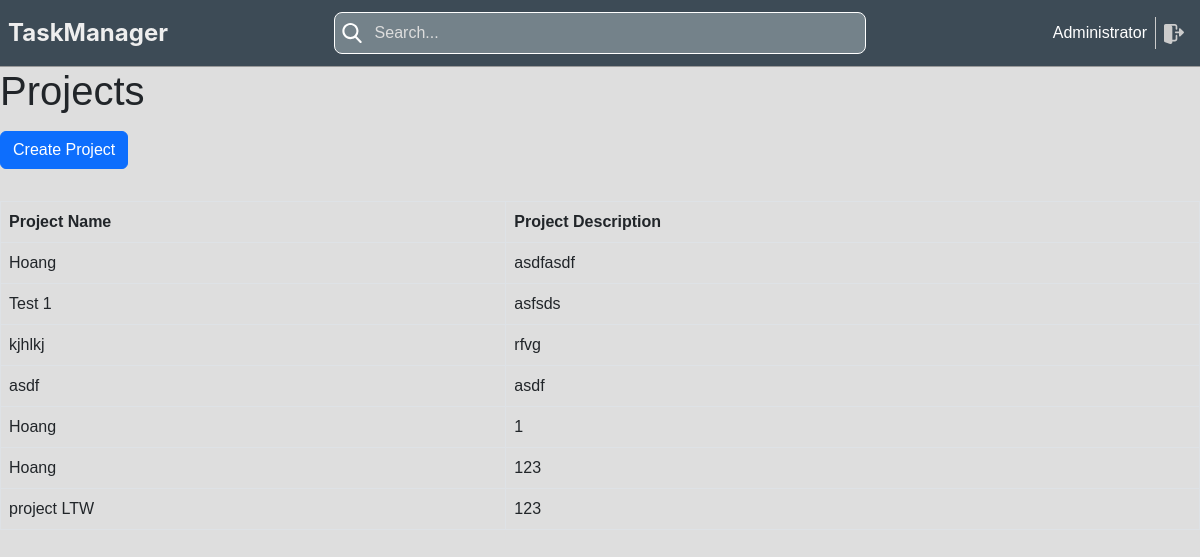
/projects/ (signed in), run on an earlier commit of the app's database.
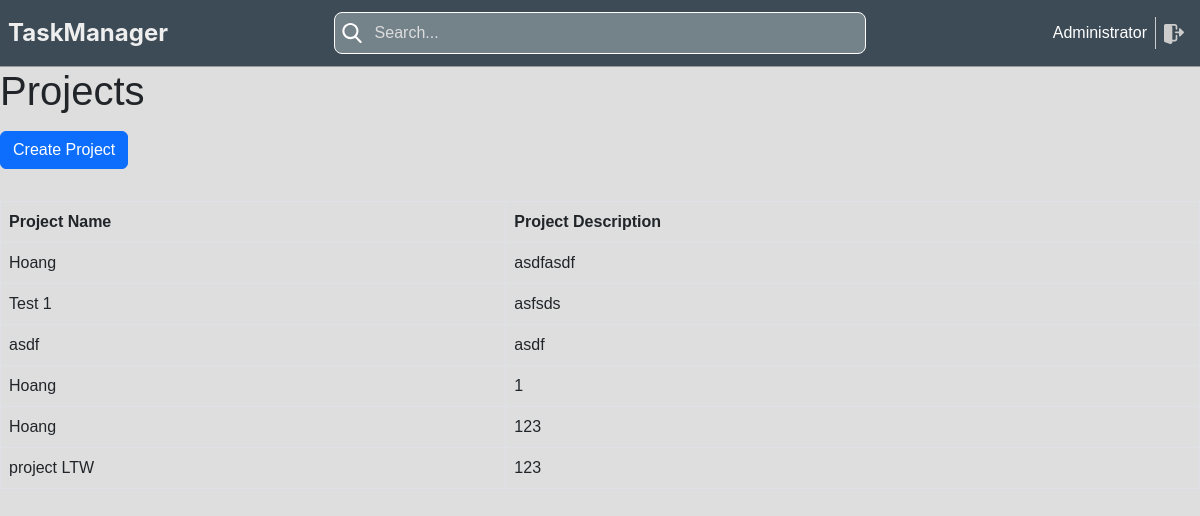
And on a later commit of the database.
### task_management/models.py (models this page shows, shortened)
class User(db.Model, UserMixin):
    __tablename__ = 'user'
    id = db.Column(db.Integer, primary_key=True)
    name = db.Column(db.String(100))
    username = db.Column(db.String(100), nullable=False)
    password_hashed = db.Column(db.String(100), nullable=False)
    active = db.Column(db.Boolean, default=True)
    phone = db.Column(db.String(100))
    email = db.Column(db.String(100))
    created_at = db.Column(db.DateTime, default=db.func.current_timestamp())
    updated_at = db.Column(db.DateTime, default=db.func.current_timestamp())
    create_uid = db.Column(db.Integer, default=0)
    write_uid = db.Column(db.Integer, default=0)
    is_admin = db.Column(db.Boolean, default=False)
    db.UniqueConstraint(username, email)
    @property  # Decorator này dùng để tạo ra một thuộc tính giả
    def password(self):
        if self.password_hashed is not None:
            return None
        return self.password

class Project(db.Model):
    __tablename__ = 'project'
    id = db.Column(db.Integer, primary_key=True)
    name = db.Column(db.String(255))
    description = db.Column(db.Text)
    status = db.Column(db.String(100))
    active = db.Column(db.Boolean, default=True)
    sequence = db.Column(db.Integer)
    manager_id = db.Column(db.Integer, db.ForeignKey('user.id'))
    date_start = db.Column(db.Date)
    date_end = db.Column(db.Date)
    created_at = db.Column(db.DateTime, default=db.func.current_timestamp())
    updated_at = db.Column(db.DateTime, default=db.func.current_timestamp())
    create_uid = db.Column(db.Integer, default=0)
    write_uid = db.Column(db.Integer, default=0)
    tasks = db.relationship('Task', backref='project')
    progress = db.Column(db.Float)

### task_management/project/views.py (the view)
@project_blueprint.route('/', methods=['POST', 'GET'])
@login_required
def projects():
    projects = Project.query.all()
    return render_template('project_list.html', projects=projects, view_type='list')

### task_management/models.py (called while the page is built)
@login_manager.user_loader
def load_user(user_id):
    return User.query.get(int(user_id))

### task_management/routes.py (called while the page is built)
def login_required(f):
    @wraps(f)
    def decorated_function(*args, **kwargs):
        if not current_user.is_authenticated:
            return redirect(url_for('login'))
        return f(*args, **kwargs)
    return decorated_function

### task_management/project/templates/project_list.html
{% extends 'base.html' %}
{% block content %}
    <h1>Projects</h1>
    <button class="btn btn-primary my-2" onclick="window.location.href='/projects/new'">Create Project</button>
    <table class="table table-bordered table-hover mt-4">
        <thead class="thead-dark">
            <tr>
                <th>Project Name</th>
                <th>Project Description</th>
            </tr>
        </thead>
        <tbody>
            {% for project in projects %}
                <tr>
                    <td>{{ project.name }}</td>
                    <td>{{ project.description }}</td>
                </tr>
            {% endfor %}
        </tbody>
    </table>
{% endblock %}

### task_management/templates/base.html (shortened to what this page needs)
<!DOCTYPE html>
<html lang="en">
    <head>
        <link rel="stylesheet" href="https://cdn.jsdelivr.net/npm/bootstrap@5.2.3/dist/css/bootstrap.min.css"
>
        <link href="{{ url_for('static', filename='css/styles.css') }}" rel="stylesheet" type="text/css">
        <link href="{{ url_for('static', filename='css/default.css') }}" rel="stylesheet" type="text/css">
    </head>
    <body>
        {% include 'header.html' %}
        {% block content %}{% endblock %}
    </body>
</html>

### task_management/templates/header.html (shortened to what this page needs)
<div class="header"
     style="width: 100%">
    <div class="header-icon">
        <a href="/">
            TaskManager
        </a>
    </div>
    <div class="search-bar">
        <input name="searchbar" id="searchbar"
               class="search-input"
               type="text"
               name=""
               placeholder="Search..." onchange="searchTask(this.value)">
    </div>
    <div class="User d-flex justify-content-end align-items-center" style="flex: 1">
        <span style="margin-left: 10px" style="color: #ccc">
          <a style="color: white" href="/users/{{ current_user.id }}">
                        {{ current_user.name }}
          </a>
        </span>
        <a href="{{ url_for('logout') }}" class="logout">
        </a>
    </div>
</div>

### task_management/static/css/styles.css (style rules this page uses)
body { font-family: Arial, sans-serif; background-color: #dedede; margin: 0; padding: 0; }
a { text-decoration: none; color: black; }

### task_management/static/css/default.css (style rules this page uses)
:root { --sidebar-width: 250px; --header-height: 67px; }
* { box-sizing: border-box; }
.header { display: flex; align-items: center; justify-content: center; padding: 0 8px; background-color: #3d4b56; border-bottom: 1px solid #999; height: 67px; }

What changed in the data, as far as the page shows it:
removed Project: name "kjhlkj", description "rfvg"
